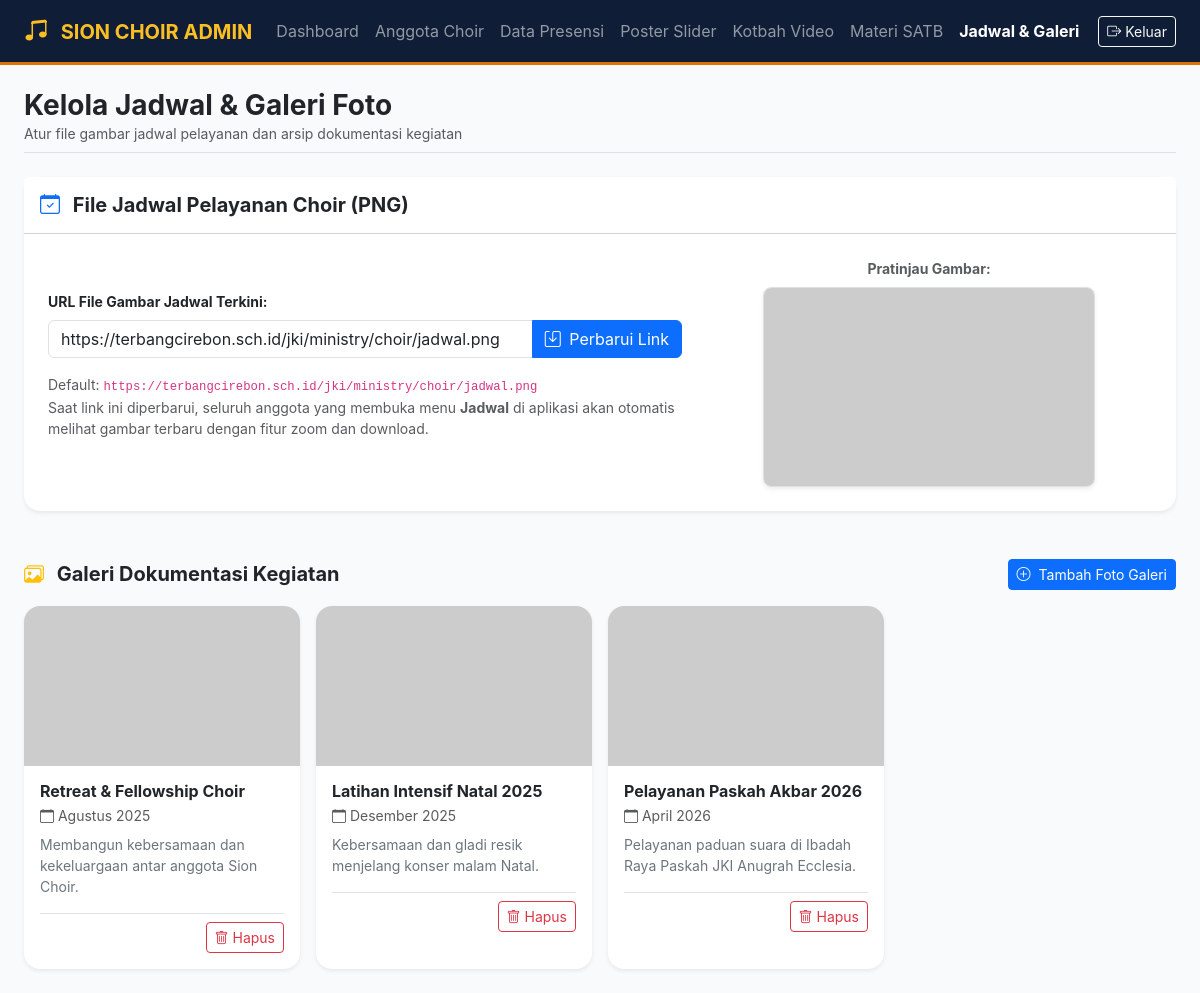
/jadwal.php (signed in), run on the app's committed database.
### tables this page shows
CREATE TABLE IF NOT EXISTS `chsn_galeri` (
  `id` INT AUTO_INCREMENT PRIMARY KEY,
  `title` VARCHAR(255) NOT NULL,
  `date_text` VARCHAR(50) NOT NULL,
  `image_url` VARCHAR(500) NOT NULL,
  `description` TEXT NULL,
  `created_at` TIMESTAMP DEFAULT CURRENT_TIMESTAMP
);

### jadwal.php (the view, shortened to what this page needs)
<?php
require_once 'config.php';
$stmtGetJadwal = $pdo->prepare("SELECT setting_value FROM chsn_settings WHERE setting_key = 'jadwal_url'");
$stmtGetJadwal->execute();
$currentJadwal = $stmtGetJadwal->fetchColumn() ?: "https://terbangcirebon.sch.id/jki/ministry/choir/jadwal.png";
$galeriList = $pdo->query("SELECT * FROM chsn_galeri ORDER BY id DESC")->fetchAll();
?>
<!DOCTYPE html>
<html lang="id">
<head>
    <link href="https://cdn.jsdelivr.net/npm/bootstrap@5.3.3/dist/css/bootstrap.min.css" rel="stylesheet">
    <link rel="stylesheet" href="https://cdn.jsdelivr.net/npm/bootstrap-icons@1.11.3/font/bootstrap-icons.min.css">
</head>
<body>
<nav class="navbar navbar-expand-lg navbar-dark navbar-choir sticky-top py-2">
    <div class="container-fluid px-4">
        <a class="navbar-brand fw-bold" href="dashboard.php" style="color: #FBBF24;">
            <i class="bi bi-music-note-beamed fs-4 me-2"></i> SION CHOIR ADMIN
        </a>
        <div class="collapse navbar-collapse">
            <ul class="navbar-nav me-auto">
                <li class="nav-item"><a class="nav-link" href="dashboard.php">Dashboard</a></li>
                <li class="nav-item"><a class="nav-link" href="users.php">Anggota Choir</a></li>
                <li class="nav-item"><a class="nav-link" href="absensi.php">Data Presensi</a></li>
                <li class="nav-item"><a class="nav-link" href="posters.php">Poster Slider</a></li>
                <li class="nav-item"><a class="nav-link" href="kotbah.php">Kotbah Video</a></li>
                <li class="nav-item"><a class="nav-link" href="materi.php">Materi SATB</a></li>
                <li class="nav-item"><a class="nav-link active fw-bold" href="jadwal.php">Jadwal & Galeri</a></li>
            </ul>
            <a href="logout.php" class="btn btn-sm btn-outline-light"><i class="bi bi-box-arrow-right"></i> Keluar</a>
        </div>
    </div>
</nav>
<div class="container-fluid px-4 py-4">
    <div class="d-flex justify-content-between align-items-center mb-4 pb-2 border-bottom">
        <div>
            <h3 class="fw-bold mb-0 text-dark">Kelola Jadwal & Galeri Foto</h3>
            <p class="text-muted small mb-0">Atur file gambar jadwal pelayanan dan arsip dokumentasi kegiatan</p>
        </div>
    </div>
    <div class="card border-0 shadow-sm rounded-4 mb-5">
        <div class="card-header bg-white py-3">
            <h5 class="fw-bold mb-0 text-dark"><i class="bi bi-calendar-check me-2 text-primary"></i> File Jadwal Pelayanan Choir (PNG)</h5>
        </div>
        <div class="card-body p-4">
            <div class="row align-items-center">
                <div class="col-md-7">
                    <form method="POST" action="">
                        <label class="form-label fw-bold small">URL File Gambar Jadwal Terkini:</label>
                        <div class="input-group mb-3">
                            <input type="url" name="jadwal_url" value="<?= htmlspecialchars($currentJadwal) ?>" class="form-control" required>
                            <button type="submit" class="btn btn-primary"><i class="bi bi-save me-1"></i> Perbarui Link</button>
                        </div>
                        <p class="text-muted small">
                            Default: <code>https://terbangcirebon.sch.id/jki/ministry/choir/jadwal.png</code><br>
                            Saat link ini diperbarui, seluruh anggota yang membuka menu <strong>Jadwal</strong> di aplikasi akan otomatis melihat gambar terbaru dengan fitur zoom dan download.
                        </p>
                    </form>
                </div>
                <div class="col-md-5 text-center">
                    <p class="small fw-bold text-muted mb-2">Pratinjau Gambar:</p>
                    <img src="<?= htmlspecialchars($currentJadwal) ?>" class="img-fluid rounded-3 border shadow-sm" style="max-height: 200px;" alt="Pratinjau Jadwal" onerror="this.src='https://placehold.co/500x300?text=Jadwal+Choir+PNG';">
                </div>
            </div>
        </div>
    </div>
    <div class="d-flex justify-content-between align-items-center mb-3">
        <h5 class="fw-bold text-dark mb-0"><i class="bi bi-images me-2 text-warning"></i> Galeri Dokumentasi Kegiatan</h5>
        <button class="btn btn-sm btn-primary" data-bs-toggle="modal" data-bs-target="#modalTambahGaleri">
            <i class="bi bi-plus-circle me-1"></i> Tambah Foto Galeri
        </button>
    </div>
    <div class="row g-3">
        <?php if (empty($galeriList)): ?>
            <div class="col-12 text-center py-4 text-muted">Belum ada foto galeri.</div>
        <?php else: ?>
            <?php foreach ($galeriList as $g): ?>
                <div class="col-md-3">
                    <div class="card border-0 shadow-sm rounded-4 overflow-hidden h-100">
                        <img src="<?= htmlspecialchars($g['image_url']) ?>" class="card-img-top" style="height: 160px; object-fit: cover;" alt="Galeri" onerror="this.src='https://placehold.co/400x300?text=Foto+Choir';">
                        <div class="card-body p-3">
                            <h6 class="fw-bold mb-1"><?= htmlspecialchars($g['title']) ?></h6>
                            <p class="small text-muted mb-2"><i class="bi bi-calendar"></i> <?= htmlspecialchars($g['date_text']) ?></p>
                            <p class="small text-secondary mb-3"><?= htmlspecialchars($g['description']) ?></p>
                            <div class="text-end border-top pt-2">
                                <a href="jadwal.php?delete_galeri=<?= $g['id'] ?>" class="btn btn-sm btn-outline-danger" onclick="return confirm('Hapus foto ini?');">
                                    <i class="bi bi-trash"></i> Hapus
                                </a>
                            </div>
                        </div>
                    </div>
                </div>
            <?php endforeach; ?>
        <?php endif; ?>
    </div>
</div>
</body>
</html>

### jadwal.php (style rules this page uses)
body { background-color: #F8FAFC; font-family: -apple-system, BlinkMacSystemFont, "Segoe UI", Roboto, sans-serif; }
.navbar-choir { background-color: #0F1E36; border-bottom: 3px solid #D97706; }

### data on the page
chsn_galeri: title "Retreat & Fellowship Choir", date_text "Agustus 2025", description "Membangun kebersamaan dan kekeluargaan antar anggota Sion Choir."
chsn_galeri: title "Latihan Intensif Natal 2025", date_text "Desember 2025", description "Kebersamaan dan gladi resik menjelang konser malam Natal."
chsn_galeri: title "Pelayanan Paskah Akbar 2026", date_text "April 2026", description "Pelayanan paduan suara di Ibadah Raya Paskah JKI Anugrah Ecclesia."
